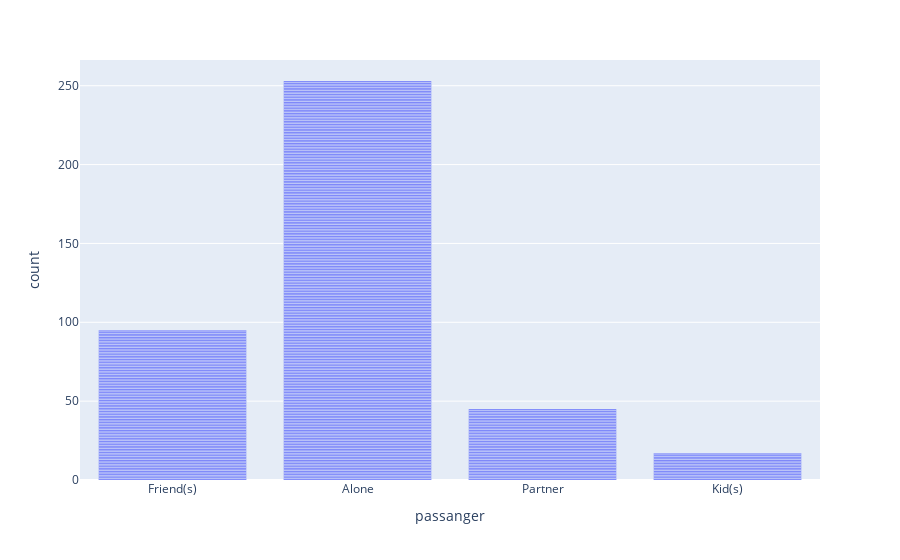

Write notebook code for a chart like this one.
### Code cell
#passanger within the visit more than 1 time a bar observations
figII5a = px.bar(data6.query('Y == 1'), x="passanger")
figII6a.update_layout(title="Bar Chart Participant passanger vising bar 1 or more time")
figII5a.show()

### Figure 1 — Plotly figure (JSON) as saved in the notebook; plotly's stock layout.template omitted (floating-point values rounded to 4 significant figures; data arrays with more than 128 entries replaced by an {"elided": "..."} marker saying what was removed)
{"data": [{"alignmentgroup": "True", "hovertemplate": "passanger=%{x}<br>count=%{y}<extra></extra>", "legendgroup": "", "marker": {"color": "#636efa", "pattern": {"shape": ""}}, "name": "", "offsetgroup": "", "orientation": "v", "showlegend": false, "textposition": "auto", "type": "bar", "x": {"elided": "410 str values"}, "xaxis": "x", "y": {"elided": "410 int values"}, "yaxis": "y"}], "layout": {"barmode": "relative", "legend": {"tracegroupgap": 0}, "margin": {"t": 60}, "xaxis": {"anchor": "y", "domain": [0, 1], "title": {"text": "passanger"}}, "yaxis": {"anchor": "x", "domain": [0, 1], "title": {"text": "count"}}}}
